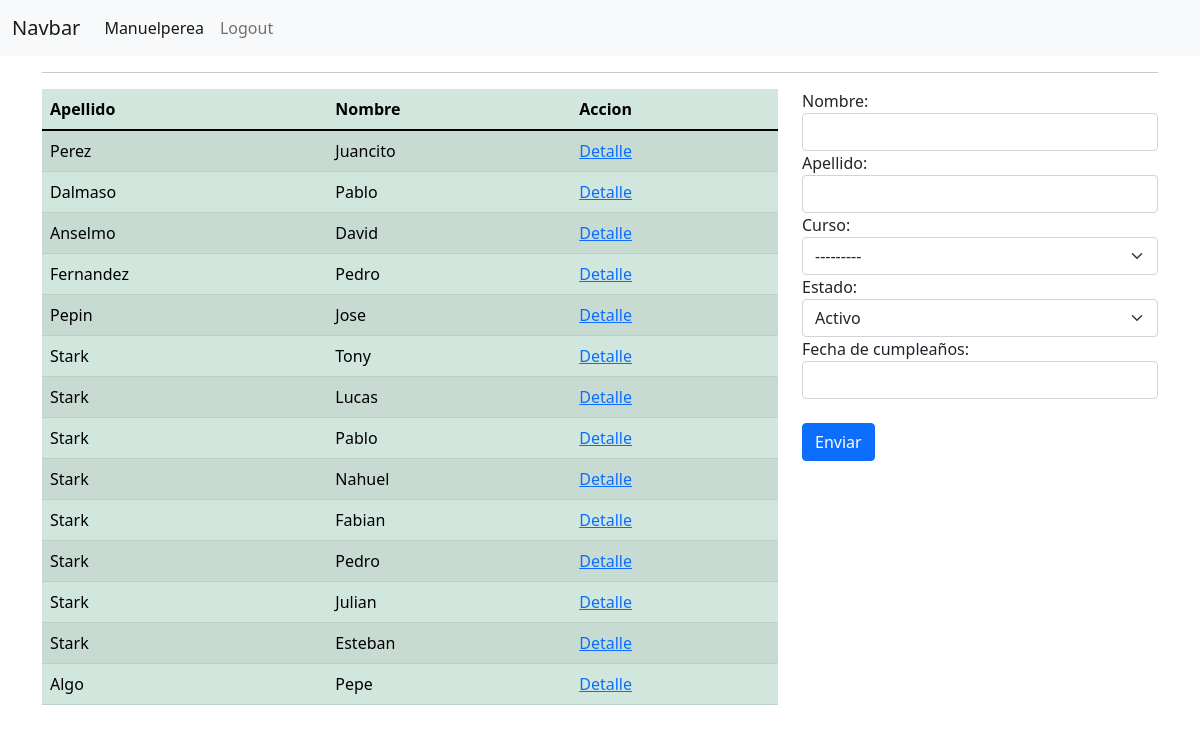
Page /alumnos/ (signed in) on the committed database.
### alumnos/models.py (models this page shows, shortened)
class Alumno(models.Model):
    STATUS_CHOINES = (
        ('A', 'Activo'),
        ('B', 'Baja'),
        ('C', 'Cursando')
    )
    user = models.ForeignKey(User, on_delete=models.CASCADE,
                              null=True, blank=True)
    first_name = models.CharField('Nombre', max_length=30) #, default='No tiene nombre')
    last_name = models.CharField('Apellido', max_length=30)
    curso = models.ForeignKey(Curso, on_delete=models.CASCADE,
                              null=True, blank=True)
    status = models.CharField('Estado', max_length=4, choices=STATUS_CHOINES,
                              default='A')
    birthday = models.DateTimeField('Fecha de cumpleaños', null=True, blank=True)
    date_create = models.DateTimeField(auto_now_add=True)
    last_update = models.DateTimeField(auto_now=True)
    class Meta:
        unique_together = ['user']

### alumnos/views.py (the view)
# urls.py: path('', get_alumnos),
@login_required
def get_alumnos(request):
    alumnos = Alumno.objects.all()
    form = AlumnoForm()
    error = False
    if request.method == 'POST':
        form = AlumnoForm(request.POST)
        if form.is_valid() :
            form.save(commit=True)
        else:
            error = True
    return render (request, 'alumno_list.html',
                   context={'alumnos': alumnos,
                            'error': error,
                            'form': form})

### alumnos/forms.py
class AlumnoForm(ModelForm):
    def __init__(self, *args, **kwargs):
        super().__init__(*args, **kwargs)
        for x in self.fields.keys():
            self.fields[x].widget.attrs.update({
                'class': 'form-control'
            })
        self.fields['curso'].widget.attrs.update({
                'class': 'form-select'
            })
        self.fields['status'].widget.attrs.update({
                'class': 'form-select'
            })
    class Meta:
        model = Alumno
        fields = ['first_name', 'last_name', 'curso', 'status', 'birthday']

### alumnos/models.py (called while the page is built)
    def __str__(self):
        return f'{self.name.title()}'

### alumnos/templates/alumno_list.html (shortened to what this page needs)
{% extends 'base.html' %}
{% block content %}
    <div class="row">
      <div class="col col-sm-12 col-lg-8">
        <table class="table table-success table-striped">
            <thead>
                <th id='titulo1'>Apellido</th>
                <th  class="titulo">Nombre</th>
                <th>Accion</th>
            </thead>
            <body>
                {% for item in alumnos%}
                <tr>
                    <td>{{ item.last_name }}</td>
                    <td  class="link">{{ item.first_name }}</td>
                    <td><a href="/alumnos/{{ item.id }}">Detalle</a></td>
                </tr>
                {% endfor %}
            </body>
        </table>
    </div>
    <div class="col col-sm-12 col-lg-4">
        <form method="POST" action=".">
            {{ form }}
            <br>
            <button type="submit" class="btn btn-primary">Enviar</button>
        </form>
    </div>
</div>
<br>
{% endblock %}

### templates/base.html (shortened to what this page needs)
{% load static %}
<!DOCTYPE html>
<html>
    <head>
        <link href="https://cdn.jsdelivr.net/npm/bootstrap@5.1.3/dist/css/bootstrap.min.css" rel="stylesheet">
    </head>
    <body>
        <nav class="navbar navbar-expand-lg navbar-light bg-light">
            <div class="container-fluid">
              <a class="navbar-brand" href="#">Navbar</a>
              <div class="collapse navbar-collapse" id="navbarNav">
                <ul class="navbar-nav">
                  <li class="nav-item">
                    <a class="nav-link active" aria-current="page" href="#">{{ request.user | title }}</a>
                  </li>
                  <li class="nav-item">
                    <a class="nav-link" href="/accounts/logout">Logout</a>
                  </li></ul>
              </div>
            </div>
          </nav>
        <div class="container">
            <div class="row">
              <div class="col">
                <hr>
                {% block content %}
                {% endblock %}
              </div>
            </div>
        </div>
    </body>
</html>

### rows in the picture
Alumno: last_name "Perez", first_name "Juancito"
Alumno: last_name "Dalmaso", first_name "Pablo"
Alumno: last_name "Anselmo", first_name "David"
Alumno: last_name "Fernandez", first_name "Pedro"
Alumno: last_name "Pepin", first_name "Jose"
Alumno: last_name "Stark", first_name "Tony"
Alumno: last_name "Stark", first_name "Lucas"
Alumno: last_name "Stark", first_name "Pablo"
Alumno: last_name "Stark", first_name "Nahuel"
Alumno: last_name "Stark", first_name "Fabian"
Alumno: last_name "Stark", first_name "Pedro"
Alumno: last_name "Stark", first_name "Julian"
Alumno: last_name "Stark", first_name "Esteban"
Alumno: last_name "Algo", first_name "Pepe"

### other values in the picture
{{ request.user | title }} "Manuelperea"
